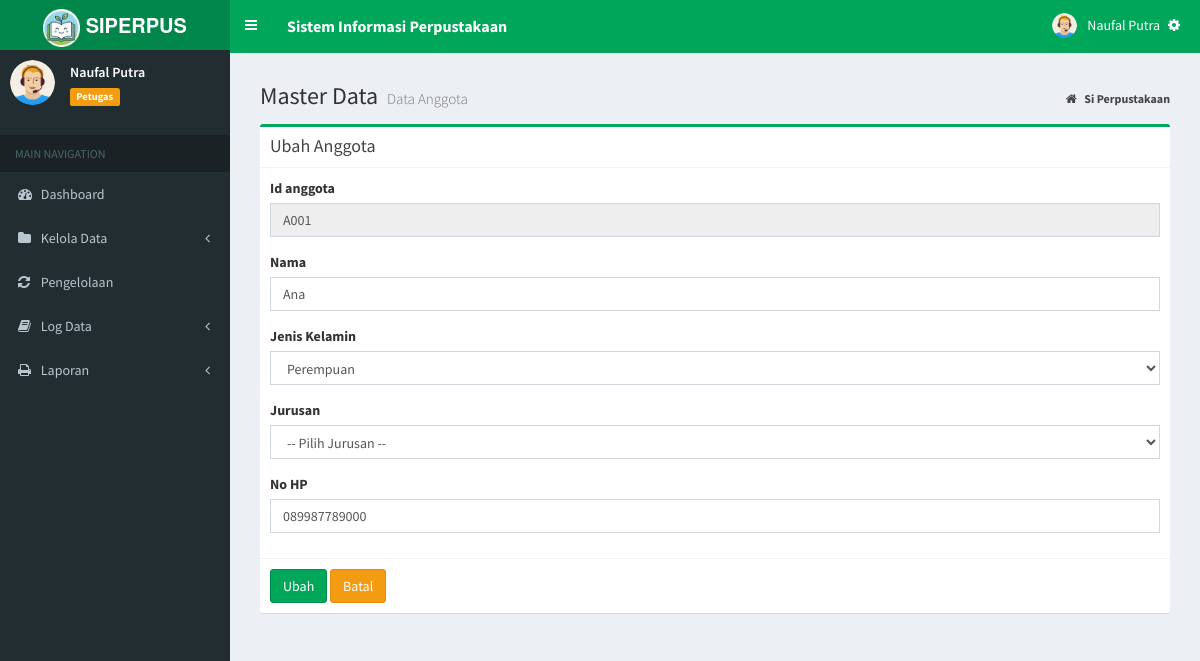
/index.php?page=MyApp/edit_agt&kode=A001 (signed in), run on an earlier commit of the app's database.
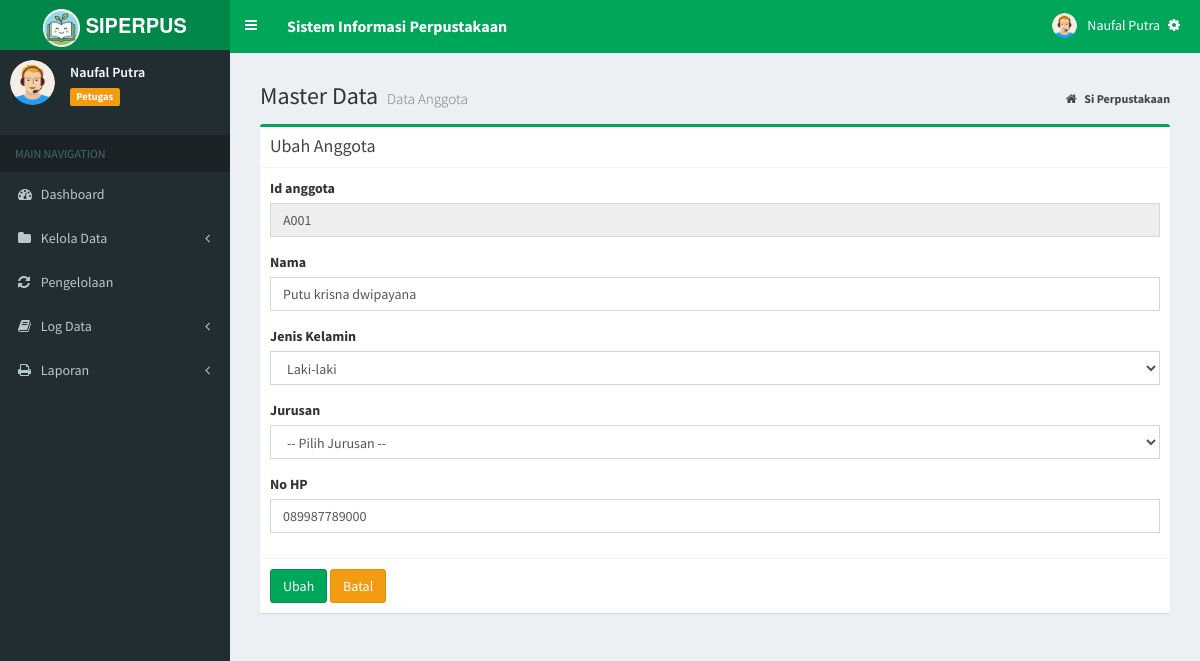
And on a later commit of the database.
### tables this page shows
CREATE TABLE `tb_anggota` (
  `id_anggota` varchar(10) NOT NULL,
  `nama` varchar(100) DEFAULT NULL,
  `jekel` enum('Laki-laki','Perempuan') NOT NULL,
  `jurusan` varchar(50) NOT NULL,
  `no_hp` varchar(15) NOT NULL,
  PRIMARY KEY (`id_anggota`)
);

### admin/agt/edit_agt.php (the view, shortened to what this page needs)
<?php
    if(isset($_GET['kode'])){
        $sql_cek = "SELECT * FROM tb_anggota WHERE id_anggota='".$_GET['kode']."'";
        $query_cek = mysqli_query($koneksi, $sql_cek);
        $data_cek = mysqli_fetch_array($query_cek,MYSQLI_BOTH);
    }
?>
<section class="content-header">
    <h1>
        Master Data
        <small>Data Anggota</small>
    </h1>
    <ol class="breadcrumb">
        <li>
            <a href="index.php">
                <i class="fa fa-home"></i>
                <b>Si Perpustakaan</b>
            </a>
        </li>
    </ol>
</section>
<section class="content">
    <div class="row">
        <div class="col-md-12">
            <div class="box box-success">
                <div class="box-header with-border">
                    <h3 class="box-title">Ubah Anggota</h3>
                </div>
                <form action="" method="post" enctype="multipart/form-data">
                    <div class="box-body">
                        <div class="form-group">
                            <label>Id anggota</label>
                            <input type='text' class="form-control" name="id_anggota" value="<?php echo $data_cek['id_anggota']; ?>"
                             readonly/>
                        </div>
                        <div class="form-group">
                            <label>Nama</label>
                            <input type='text' class="form-control" name="nama" value="<?php echo $data_cek['nama']; ?>"
                            />
                        </div>
                        <div class="form-group">
                            <label>Jenis Kelamin</label>
                            <select name="jekel" id="jekel" class="form-control" required>
                                <?php
                                if ($data_cek['jekel'] == "Laki-laki") echo "<option value='Laki-laki' selected>Laki-laki</option>";
                                else echo "<option value='Laki-laki'>Laki-laki</option>";
                                if ($data_cek['jekel'] == "Perempuan") echo "<option value='Perempuan' selected>Perempuan</option>";
                                else echo "<option value='Perempuan'>Perempuan</option>";
                            ?>
                            </select>
                        </div>
                        <div class="form-group">
                            <label>Jurusan</label>
                            <select name="jurusan" id="jurusan" class="form-control" required>
                                <option value="">-- Pilih Jurusan --</option>
                            </select>
                        </div>
                        <div class="form-group">
                            <label>No HP</label>
                            <input type='number' class="form-control" name="no_hp" value="<?php echo $data_cek['no_hp']; ?>"
                            />
                        </div>
                    </div>
                    <div class="box-footer">
                        <input type="submit" name="Ubah" value="Ubah" class="btn btn-success">
                        <a href="?page=MyApp/data_agt" class="btn btn-warning">Batal</a>
                    </div>
                </form>
            </div>
            </section>

What changed in the data, as far as the page shows it:
changed tb_anggota "A001": nama "Ana" → "Putu krisna dwipayana"; jekel "Perempuan" → "Laki-laki"
